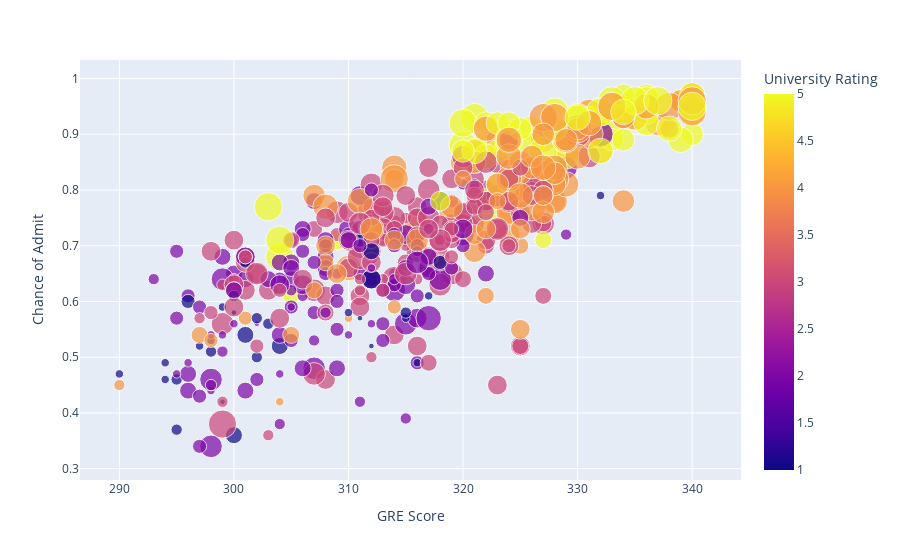

Notebook cell for this chart:
### Code cell
fig2 = px.scatter(data_frame = add_df, x = 'GRE Score', y = 'Chance of Admit', color = 'University Rating', size = 'SOP' )
fig2.show()

### Figure 1 — Plotly figure (JSON) as saved in the notebook; plotly's stock layout.template omitted (floating-point values rounded to 4 significant figures; data arrays with more than 128 entries replaced by an {"elided": "..."} marker saying what was removed)
{"data": [{"hovertemplate": "GRE Score=%{x}<br>Chance of Admit=%{y}<br>SOP=%{marker.size}<br>University Rating=%{marker.color}<extra></extra>", "legendgroup": "", "marker": {"color": {"elided": "500 int values"}, "coloraxis": "coloraxis", "size": {"elided": "500 float values"}, "sizemode": "area", "sizeref": 0.0625, "symbol": "circle"}, "mode": "markers", "name": "", "orientation": "v", "showlegend": false, "type": "scatter", "x": {"elided": "500 int values"}, "xaxis": "x", "y": {"elided": "500 float values"}, "yaxis": "y"}], "layout": {"autosize": true, "coloraxis": {"colorbar": {"title": {"text": "University Rating"}}, "colorscale": [[0, "#0d0887"], [0.1111, "#46039f"], [0.2222, "#7201a8"], [0.3333, "#9c179e"], [0.4444, "#bd3786"], [0.5556, "#d8576b"], [0.6667, "#ed7953"], [0.7778, "#fb9f3a"], [0.8889, "#fdca26"], [1, "#f0f921"]]}, "legend": {"itemsizing": "constant", "tracegroupgap": 0}, "margin": {"t": 60}, "xaxis": {"anchor": "y", "autorange": true, "domain": [0, 1], "range": [286.7, 343.9], "title": {"text": "GRE Score"}, "type": "linear"}, "yaxis": {"anchor": "x", "autorange": true, "domain": [0, 1], "range": [0.2529, 1.063], "title": {"text": "Chance of Admit"}, "type": "linear"}}}
